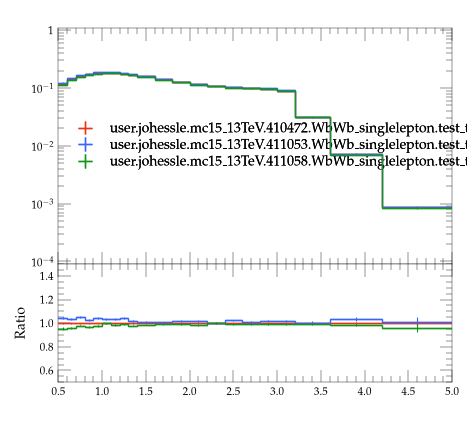

Python code for this plot:
#! /usr/bin/env python3

# This Python script was auto-generated using YODA v2.1.2.
# Analysis object: /WbWb_singlelepton/dr_bl
# Timestamp: 07-08-2026 (09:26:44)

import matplotlib as mpl
import matplotlib.pyplot as plt
mpl.use('Agg') # comment out for interactive use
import os
import numpy as np
from numpy import nan, inf

plotDir = os.path.split(os.path.realpath(__file__))[0]
if 'YODA_USER_PLOT_PATH' in globals():
    plot_outdir = globals()['YODA_USER_PLOT_PATH']
else:
    plot_outdir = plotDir

#plot style
plt.style.use(os.path.join(plotDir, '../default.mplstyle'))
# plot metadata
figW, figH = plt.rcParams['figure.figsize']
ax_xLabel = ''
ax_yLabel = ''
ax_title  = ''
ax_xScale = 'linear'
ax_yScale = 'log'
xLims = (0.5, 5.0)
yLims = (9e-05, 1.1)

# TeX-friendly labels for the legend
labels = {
  'legend' : ([ r"user.johessle.mc15\_13TeV.410472.WbWb\_singlelepton.test\_topmass\_mppui", r"user.johessle.mc15\_13TeV.411053.WbWb\_singlelepton.test\_topmass\_mppui", r"user.johessle.mc15\_13TeV.411058.WbWb\_singlelepton.test\_topmass\_mppui" ], r""),
}

# Adjust canvas width and height
canvasW = 10.0
canvasH = 9.0
figW *= canvasW/10.
figH *= canvasH/9.

# Create figure and axis objects
fig, (ax, ratio0_ax) = plt.subplots(2, 1, sharex=True,
                  figsize=(figW,figH), gridspec_kw={'height_ratios': (6.0, 3.0)})

# Set figure margins
plt.subplots_adjust(
    left   = 1.0 * plt.rcParams['figure.subplot.left'],
    right  = 1.0 * plt.rcParams['figure.subplot.right'],
    top    = 1.0 * plt.rcParams['figure.subplot.top'],
    bottom = 1.0 * plt.rcParams['figure.subplot.bottom'])

ratio0_ax.yaxis.set_major_locator(mpl.ticker.MultipleLocator(0.2))
ratio0_ax.set_ylim(0.5, 1.4999)
ratio0_ax.set_ylabel('Ratio')

# the numerical data is stored in a separate file
dataf = dict()
prefix = os.path.split(__file__)[0]
if prefix:    prefix = prefix + '/'
exec(open(prefix+'dr_bl__data.py').read(), dataf)


legend_handles = dict() # keep track of handles for the legend

# style options for curves
# starts at zorder>=5 to draw curve on top of legend
styles = {
  'user.johessle.mc15_13TeV.410472.WbWb_singlelepton.test_topmass_mppui.yoda': {
    'color' : '#EE3311',
    'linestyle' : '-',
    'lineopacity' : 1.0,
    'linewidth' : 1,
    'marker' : 'none',
    'markersize' : 2,
    'capsize' : 0.0,
    'zorder' : 5,
    'histstyle' : 1,
    'drawstyle' : 'steps-pre',
    'xerrorbars' : 1,
    'yerrorbars' : 1,
    'fillcolor' : None,
    'fillopacity' : 1.0,
    'ratio0_linestyle' : '-',
    'ratio0_lineopacity' : 1.0,
    'ratio0_linewidth' : 1,
    'ratio0_marker' : 'none',
    'ratio0_markersize' : 2,
    'ratio0_capsize' : 0.0,
    'ratio0_zorder' : 5,
    'ratio0_histstyle' : 1,
    'ratio0_drawstyle' : 'steps-pre',
    'ratio0_xerrorbars' : 1,
    'ratio0_yerrorbars' : 1,
  },
  'user.johessle.mc15_13TeV.411053.WbWb_singlelepton.test_topmass_mppui.yoda': {
    'color' : '#3366FF',
    'linestyle' : '-',
    'lineopacity' : 1.0,
    'linewidth' : 1,
    'marker' : 'none',
    'markersize' : 2,
    'capsize' : 0.0,
    'zorder' : 6,
    'histstyle' : 1,
    'drawstyle' : 'steps-pre',
    'xerrorbars' : 1,
    'yerrorbars' : 1,
    'fillcolor' : None,
    'fillopacity' : 1.0,
    'ratio0_linestyle' : '-',
    'ratio0_lineopacity' : 1.0,
    'ratio0_linewidth' : 1,
    'ratio0_marker' : 'none',
    'ratio0_markersize' : 2,
    'ratio0_capsize' : 0.0,
    'ratio0_zorder' : 6,
    'ratio0_histstyle' : 1,
    'ratio0_drawstyle' : 'steps-pre',
    'ratio0_xerrorbars' : 1,
    'ratio0_yerrorbars' : 1,
  },
  'user.johessle.mc15_13TeV.411058.WbWb_singlelepton.test_topmass_mppui.yoda': {
    'color' : '#109618',
    'linestyle' : '-',
    'lineopacity' : 1.0,
    'linewidth' : 1,
    'marker' : 'none',
    'markersize' : 2,
    'capsize' : 0.0,
    'zorder' : 7,
    'histstyle' : 1,
    'drawstyle' : 'steps-pre',
    'xerrorbars' : 1,
    'yerrorbars' : 1,
    'fillcolor' : None,
    'fillopacity' : 1.0,
    'ratio0_linestyle' : '-',
    'ratio0_lineopacity' : 1.0,
    'ratio0_linewidth' : 1,
    'ratio0_marker' : 'none',
    'ratio0_markersize' : 2,
    'ratio0_capsize' : 0.0,
    'ratio0_zorder' : 7,
    'ratio0_histstyle' : 1,
    'ratio0_drawstyle' : 'steps-pre',
    'ratio0_xerrorbars' : 1,
    'ratio0_yerrorbars' : 1,
  },
}

# curve from input yoda files in main panel
for label, yvals in dataf['yvals'].items():
    if all(np.isnan(v) for v in dataf['yvals'][label]):
        continue
    tmp = None
    if styles[label]['histstyle']: # draw as histogram
        xpos = dataf['xedges'][label] if styles[label]['drawstyle'] else dataf['xpoints'][label]
        ypos = np.insert(yvals, 0, yvals[0]) if styles[label]['drawstyle'] else yvals
        if styles[label]['fillcolor']: # fill area below curve
            ax.fill_between(xpos, ypos, step='pre',
                            color=styles[label]['fillcolor'],
                            alpha=styles[label]['fillopacity'])
        tmp, = ax.plot(xpos, ypos,
                       color=styles[label]['color'],
                       linestyle=styles[label]['linestyle'],
                       alpha=styles[label]['lineopacity'],
                       linewidth=styles[label]['linewidth'],
                       drawstyle=styles[label]['drawstyle'], solid_joinstyle='miter',
                       zorder=styles[label]['zorder'], label=label)
    tmp = ax.errorbar(dataf['xpoints'][label], yvals,
                      xerr=np.array(dataf['xerrs'][label])*styles[label]['xerrorbars'],
                      yerr=np.array(dataf['yerrs'][label])*styles[label]['yerrorbars'],
                      fmt=styles[label]['marker'], capsize=styles[label]['capsize'],
                      alpha=styles[label]['lineopacity'],
                      markersize=styles[label]['markersize'],
                      ecolor=styles[label]['color'],
                      color=styles[label]['color'], zorder=styles[label]['zorder'])
    tmp[-1][0].set_linestyle(styles[label]['linestyle'])
    tmp[-1][0].set_linewidth(styles[label]['linewidth'])
    if label in dataf['add_legend_handle']:  legend_handles[label] = tmp
    for varLabel in dataf['variation_yvals'].keys():
        if varLabel.startswith(label):
            tmp, = ax.plot(dataf['xedges'][label], dataf['variation_yvals'][varLabel],
                           color=styles[label]['color'],
                           linestyle=styles[label]['linestyle'],
                           linewidth=styles[label]['linewidth'],
                           drawstyle='steps-pre', solid_joinstyle='miter',
                           zorder=styles[label]['zorder'], alpha=0.5)


# plots on ratio panel
# curve from input yoda files in ratio panel
for label, yvals in dataf['ratio0_yvals'].items():
    if all(np.isnan(v) for v in yvals):
        continue
    if styles[label]['ratio0_histstyle']: # plot as histogram
        xpos = dataf['xedges']['user.johessle.mc15_13TeV.410472.WbWb_singlelepton.test_topmass_mppui.yoda'] if styles[label]['ratio0_drawstyle'] else dataf['xpoints']['user.johessle.mc15_13TeV.410472.WbWb_singlelepton.test_topmass_mppui.yoda']
        ypos = np.insert(yvals, 0, yvals[0]) if styles[label]['ratio0_drawstyle'] else yvals
        ratio0_ax.plot(xpos, ypos,
                       color=styles[label]['color'],
                       linewidth=styles[label]['linewidth'],
                       linestyle=styles[label]['ratio0_linestyle'],
                       alpha=styles[label]['ratio0_lineopacity'],
                       drawstyle=styles[label]['ratio0_drawstyle'], zorder=styles[label]['zorder'],
                       solid_joinstyle='miter')
    tmp = ratio0_ax.errorbar(dataf['xpoints']['user.johessle.mc15_13TeV.410472.WbWb_singlelepton.test_topmass_mppui.yoda'], yvals,
                             xerr=np.array(dataf['ref_xerrs'])*styles[label]['ratio0_xerrorbars'],
                             yerr=np.array(dataf['ratio0_yerrs'][label])*styles[label]['ratio0_yerrorbars'],
                             fmt=styles[label]['ratio0_marker'], capsize=styles[label]['ratio0_capsize'],
                             alpha=styles[label]['ratio0_lineopacity'],
                             markersize=styles[label]['ratio0_markersize'],
                             ecolor=styles[label]['color'],
                             color=styles[label]['color'])
    tmp[-1][0].set_linestyle(styles[label]['ratio0_linestyle'])
    tmp[-1][0].set_linewidth(styles[label]['ratio0_linewidth'])

    for varlabel in dataf['ratio0_variation_vals'].keys():
        if varlabel.startswith(label):
            ratio0_ax.plot(dataf['xedges']['user.johessle.mc15_13TeV.410472.WbWb_singlelepton.test_topmass_mppui.yoda'],
                            dataf['ratio0_variation_vals'][varlabel],
                            color=styles[label]['color'],
                            linestyle=styles[label]['linestyle'],
                            linewidth=styles[label]['linewidth'],
                            drawstyle='steps-pre', solid_joinstyle='miter',
                            zorder=1, alpha=0.5)

legend_items = list(legend_handles.values())
ax.add_artist(ax.legend(legend_items,
                        labels['legend'][0],
                        title=labels['legend'][1],
                        alignment='left',
                        loc='center left',
                        bbox_to_anchor=(0.0, 0.5)))

# set plot metadata as defined above
ratio0_ax.set_xlabel(ax_xLabel)
ratio0_ax.xaxis.set_label_coords(1., -0.15)
ax.set_ylabel(ax_yLabel, ha='right', va='top')
ax.yaxis.set_label_coords(-0.11, 1.0)
ax.set_title(ax_title, loc='left')
ax.set_xscale(ax_xScale)
ax.set_yscale(ax_yScale)
ratio0_ax.set_yscale('linear')
ax.set_xlim(xLims)
ax.set_ylim(yLims)

# tick formatting
plt.rcParams['xtick.top'] = True
plt.rcParams['ytick.right'] = True
ax.yaxis.set_major_locator(mpl.ticker.LogLocator(base=10.0, numticks=np.inf))
ax.yaxis.set_minor_locator(mpl.ticker.LogLocator(
                           base=10.0, subs=np.arange(0.1, 1, 0.1), numticks=np.inf))
fig.align_ylabels((ax, ratio0_ax))
plt.savefig(os.path.join(plot_outdir, 'dr_bl.pdf'), format='PDF')
plt.savefig(os.path.join(plot_outdir, 'dr_bl.png'), format='PNG')

plt.close(fig)
